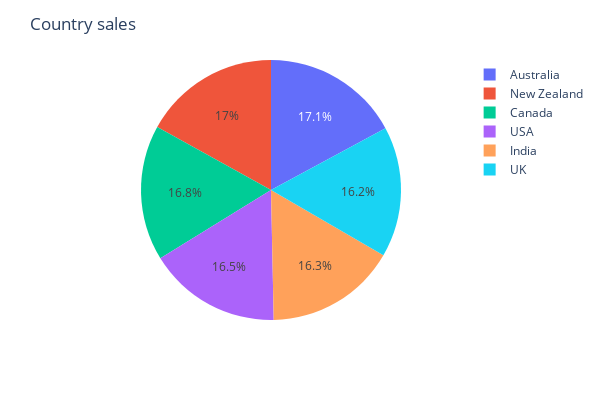

Notebook code for this chart:
### Markdown cell above
In 2021, Australia is leading followed by New Zealand but India is the least.

In 2022,Canada is leading followed by Australia as UK becomes the least.

### Code cell
fig=px.pie(
    sales_country,
    names="Country",
    values="Sales_Amount"
    
)
fig.update_layout(
    title="Country sales",
    width=600,
    height=400
    
)
fig.show()

### Figure 1 — Plotly figure (JSON) as saved in the notebook; plotly's stock layout.template omitted (floating-point values rounded to 4 significant figures)
{"data": [{"domain": {"x": [0, 1], "y": [0, 1]}, "hovertemplate": "Country=%{label}<br>Sales_Amount=%{value}<extra></extra>", "labels": ["Australia", "New Zealand", "Canada", "USA", "India", "UK"], "legendgroup": "", "name": "", "showlegend": true, "type": "pie", "values": [7895097, 7815955, 7761551, 7618989, 7507710, 7487585]}], "layout": {"height": 400, "legend": {"tracegroupgap": 0}, "margin": {"t": 60}, "title": {"text": "Country sales"}, "width": 600}}
